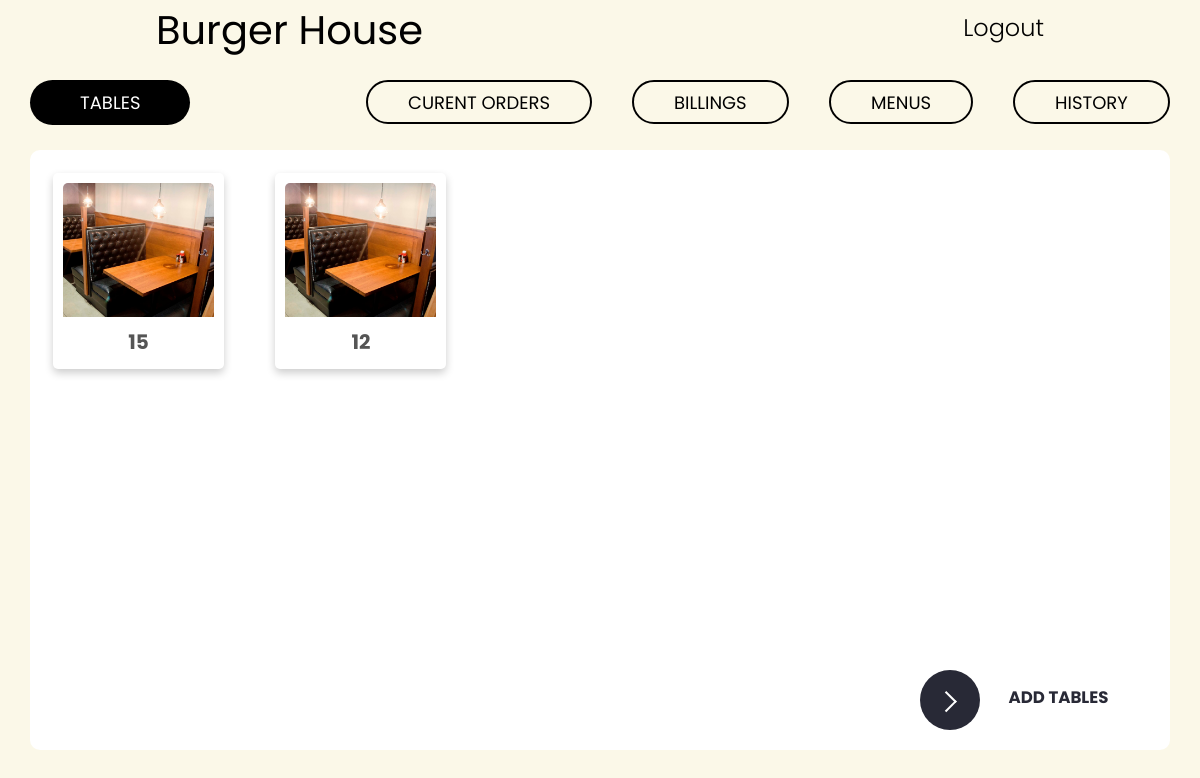
The page /restaurant/tables/ (signed in) on the database its author committed.
### users/models.py (models this page shows, shortened)
class UserProfile(AbstractBaseUser, PermissionsMixin):
    email = models.EmailField(max_length=255, unique=True)
    name = models.CharField(max_length=255)
    is_active = models.BooleanField(default=True)
    is_staff = models.BooleanField(default=False)
    is_restaurant = models.BooleanField(default=True)
    objects = UserProfileManager()
    USERNAME_FIELD = 'email'
    REQUIRED_FIELDS = []

### restaurant/models.py (models this page shows)
class Table(models.Model):
    table_id = models.AutoField(primary_key=True,)
    table_no = models.IntegerField(null=False)
    restaurant = models.ForeignKey(Restaurant,on_delete=models.CASCADE)
    def __str__(self):
        return self.restaurant.restaurant_name + ' - Table :' + str(self.table_id)

### restaurant/views.py (the view)
# urls.py: path('tables/',views.table_view)
def table_view(request):
    restaurant = Restaurant.objects.filter(restaurant_name=request.user.name)
    table = Table.objects.filter(restaurant=restaurant[0])
    tables = {
        "tables" : table
    }
    print(table)
    template = "TablePage.html"
    return render(request,template,tables)

### restaurant/templates/TablePage.html
{% extends 'MainPage/base.html' %}
{% load static %}
{% block navbar %}
    <header>
        <nav>
            <div class="row">
                <h3 class="current-selection"><a id="selection" href="#">Tables</a></h3>
                <ul class='main-nav'>
                    <li class="coolBeans"><a  id="cube" href="/orders/currentorders/">Curent Orders</a></li>
                    <li class="coolBeans"><a  id="cube" href="/auth/billing">Billings</a></li>
                    <li class="coolBeans"><a  id="cube" href="/food/menu/">Menus</a></li>
                    <li class="coolBeans"><a  id="cube"  href="/auth/history">History</a></li>
                </ul>
            </div>
        </nav>
    </header>
{% endblock navbar%}
{% block section-content %}
    <div class="wrap-section clearfix" >
        {% for table in tables %}
        <div class="card">
            <img src="{% static 'images/table.jpg'%}" alt="Avatar" style="width:100%">
            <div class="container">
                <h4>{{table.table_no}}</h4>
            </div>
        </div>
        {% endfor %}
        <div id="container-button">
            <button class="learn-more">
                <span class="circle" aria-hidden="true">
                <span class="icon arrow"></span>
                </span>
                <span class="button-text">Add Tables</span>
            </button>
        </div>
    </div>
{% endblock section-content %}

### users/templates/MainPage/base.html (shortened to what this page needs)
{% load static %}
<!DOCTYPE HTML>
<html lang='en'>
<head>
    <link rel="stylesheet" href="{% static 'css/home.css'%}" type="text/css">
</head>
<body>
    {% block navbar %}
    {% endblock navbar %}
    <div>
        {% if user.is_authenticated %}
            <h2 class="res_name">{{ user.name }} </h2>
            <div class="log_out">
                <a href="/auth/logout/"> Logout </a>
            </div>
        {% endif %}
    </div>
    <section class="main-section clearfix">
        {% block section-content %}
        {% endblock section-content %}
    </section>
</body>
</html>

### rows shown on the page
UserProfile: name "Burger House"
Table: table_no "15"
Table: table_no "12"
